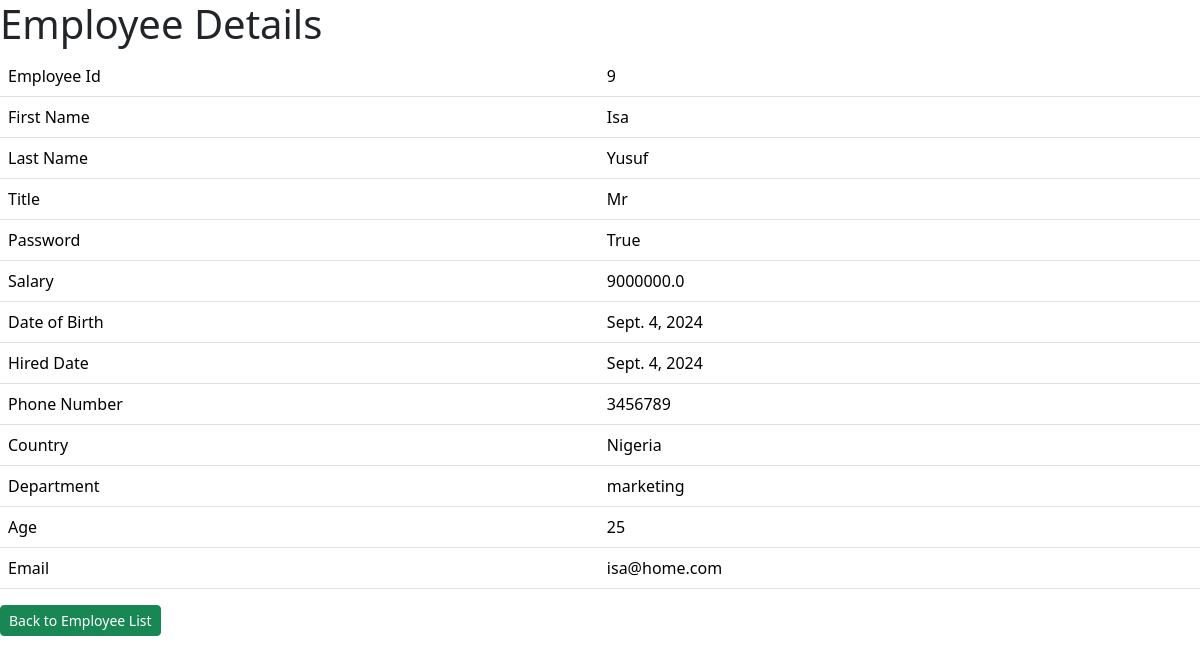
/employeedetails/9, run on the app's committed database.
### emp/models.py (models this page shows, shortened)
class Employee(models.Model):
    firstName = models.CharField(max_length=60, blank=True)
    lastName = models.CharField(max_length=60)
    titleName = models.CharField(max_length=60)
    hasPassport = models.BooleanField()
    salary = models.FloatField()
    birthDate = models.DateField()
    hireDate = models.DateField()
    age = models.IntegerField(default=None)
    country = models.CharField(max_length=60, default='')
    dept = models.CharField(max_length=60, default='')
    email = models.EmailField(max_length=100, default=None)
    phoneNumber = models.CharField(max_length=20, default=None)

### emp/views.py (the view)
# urls.py: path('employeedetails/<int:id>', views.employeedetails, name='employeedetails'),
def employeedetails(request, id):
    employee = Employee.objects.get(id=id)
    dict = {'employee': employee}
    return render(request, 'emp/employeedetails.html', context=dict)

### templates/emp/employeedetails.html (shortened to what this page needs)
<!DOCTYPE html>
<html lang="en">
<head>
    <link href="https://cdn.jsdelivr.net/npm/bootstrap@5.3.3/dist/css/bootstrap.min.css" rel="stylesheet">
</head>
<body>
    <h1>Employee Details</h1>
    <table class="table">
        <tr>
            <td>Employee Id</td>
            <td>{{employee.id}}</td>
        </tr>
        <tr>
            <td>First Name</td>
            <td>{{employee.firstName}}</td>
        </tr>
        <tr>
            <td>Last Name</td>
            <td>{{employee.lastName}}</td>
        </tr>
        <tr>
            <td>Title</td>
            <td>{{employee.titleName}}</td>
        </tr>
        <tr>
            <td>Password</td>
            <td>{{employee.hasPassport}}</td>
        </tr>
        <tr>
            <td>Salary</td>
            <td>{{employee.salary}}</td>
        </tr>
        <tr>
            <td>Date of Birth</td>
            <td>{{employee.birthDate}}</td>
        </tr>
        <tr>
            <td>Hired Date</td>
            <td>{{employee.hireDate}}</td>
        </tr>
        <tr>
            <td>Phone Number</td>
            <td>{{employee.phoneNumber}}</td>
        </tr>
        <tr>
            <td>Country</td>
            <td>{{employee.country}}</td>
        </tr>
        <tr>
            <td>Department</td>
            <td>{{employee.dept}}</td>
        </tr>
        <tr>
            <td>Age</td>
            <td>{{employee.age}}</td>
        </tr>
        <tr>
            <td>Email</td>
            <td>{{employee.email}}</td>
        </tr>
    </table>
    <div>
        <a class="btn btn-success btn-sm" href="{% url 'allemployees' %}">Back to Employee List</a>
    </div>
</body>
</html>

### data on the page
Employee: id "9", firstName "Isa", lastName "Yusuf", titleName "Mr", hasPassport "True", salary "9000000.0", birthDate "Sept. 4, 2024", hireDate "Sept. 4, 2024", phoneNumber "3456789", country "Nigeria", dept "marketing", age "25", email "isa@home.com"
